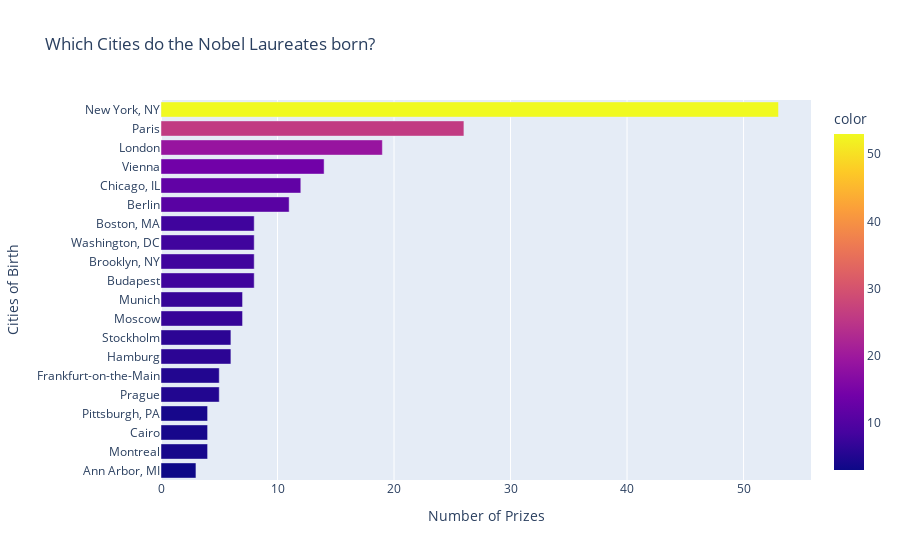

Notebook source saved alongside this figure:
### Code cell
birth_cities_bar = px.bar(
    x = top20_birth_cities.values,
    y = top20_birth_cities.index,
    color = top20_birth_cities.values,
    orientation = 'h',
    color_continuous_scale= px.colors.sequential.Plasma,
    title = 'Which Cities do the Nobel Laureates born?'
)
birth_cities_bar.update_layout(
    xaxis_title = 'Number of Prizes',
    yaxis_title = 'Cities of Birth'
)
birth_cities_bar.show()

### Figure 1 — Plotly figure (JSON) as saved in the notebook; plotly's stock layout.template omitted (floating-point values rounded to 4 significant figures)
{"data": [{"alignmentgroup": "True", "hovertemplate": "x=%{x}<br>y=%{y}<br>color=%{marker.color}<extra></extra>", "legendgroup": "", "marker": {"color": [3, 4, 4, 4, 5, 5, 6, 6, 7, 7, 8, 8, 8, 8, 11, 12, 14, 19, 26, 53], "coloraxis": "coloraxis", "pattern": {"shape": ""}}, "name": "", "offsetgroup": "", "orientation": "h", "showlegend": false, "textposition": "auto", "type": "bar", "x": [3, 4, 4, 4, 5, 5, 6, 6, 7, 7, 8, 8, 8, 8, 11, 12, 14, 19, 26, 53], "xaxis": "x", "y": ["Ann Arbor, MI", "Montreal", "Cairo", "Pittsburgh, PA", "Prague", "Frankfurt-on-the-Main", "Hamburg", "Stockholm", "Moscow", "Munich", "Budapest", "Brooklyn, NY", "Washington, DC", "Boston, MA", "Berlin", "Chicago, IL", "Vienna", "London", "Paris", "New York, NY"], "yaxis": "y"}], "layout": {"barmode": "relative", "coloraxis": {"colorbar": {"title": {"text": "color"}}, "colorscale": [[0, "#0d0887"], [0.1111, "#46039f"], [0.2222, "#7201a8"], [0.3333, "#9c179e"], [0.4444, "#bd3786"], [0.5556, "#d8576b"], [0.6667, "#ed7953"], [0.7778, "#fb9f3a"], [0.8889, "#fdca26"], [1, "#f0f921"]]}, "legend": {"tracegroupgap": 0}, "title": {"text": "Which Cities do the Nobel Laureates born?"}, "xaxis": {"anchor": "y", "domain": [0, 1], "title": {"text": "Number of Prizes"}}, "yaxis": {"anchor": "x", "domain": [0, 1], "title": {"text": "Cities of Birth"}}}}
